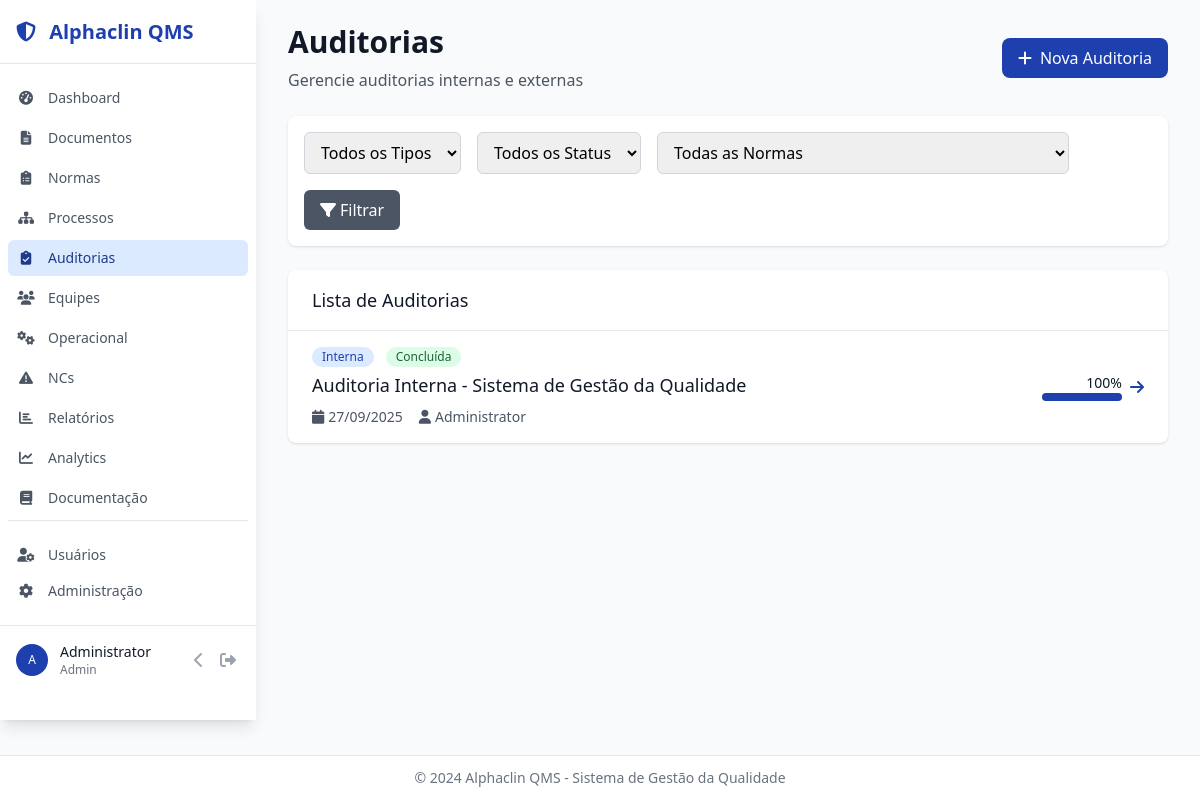
/audits/ (signed in), run on an earlier commit of the app's database.
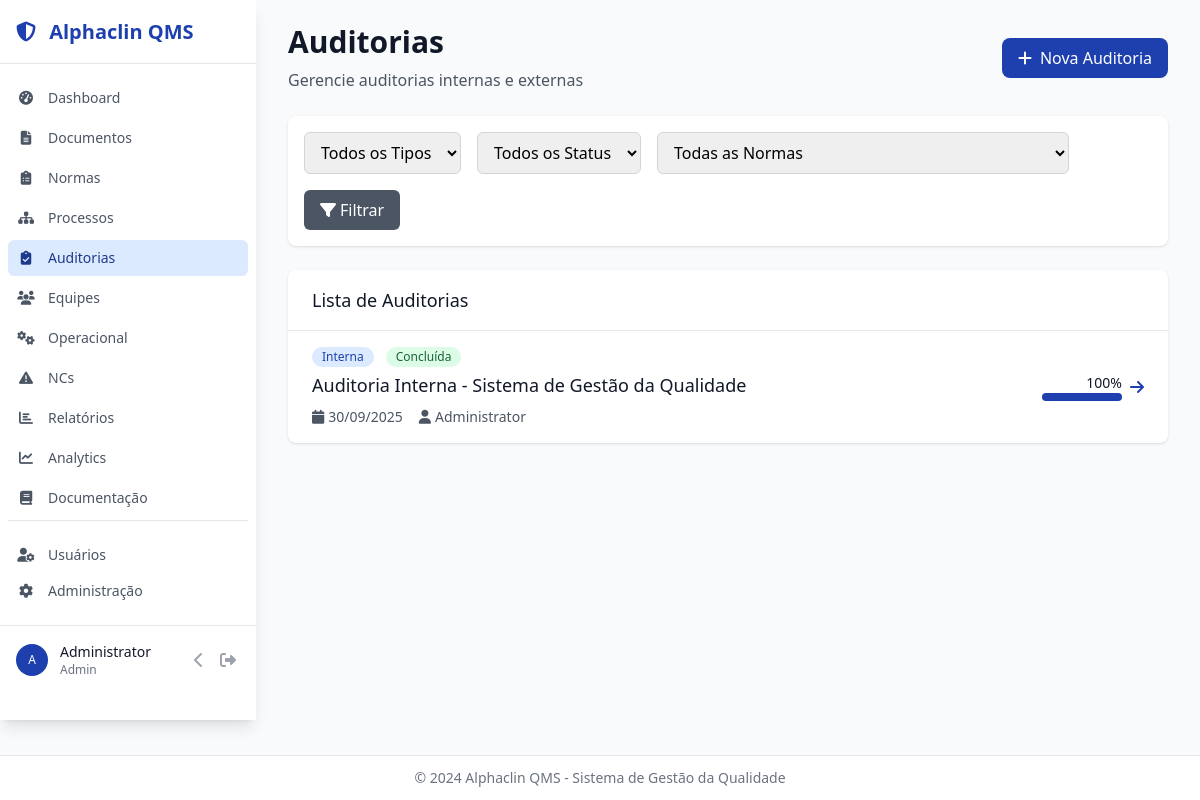
And on a later commit of the database.
### models.py (models this page shows)
class Audit(db.Model):
    __tablename__ = 'audits'
    id = db.Column(db.Integer, primary_key=True)
    title = db.Column(db.String(255), nullable=False)
    audit_type = db.Column(db.Enum(AuditType), nullable=False)
    norm_id = db.Column(db.Integer, db.ForeignKey('norms.id'))
    __table_args__ = (
        db.Index('idx_audits_status', 'status'),
        db.Index('idx_audits_type', 'audit_type'),
        db.Index('idx_audits_norm', 'norm_id'),
        db.Index('idx_audits_assigned_auditor', 'assigned_auditor_id'),
        db.Index('idx_audits_responsible', 'responsible_id'),
        db.Index('idx_audits_planned_date', 'planned_date'),
        db.Index('idx_audits_actual_date', 'actual_date'),
    )
    location = db.Column(db.String(255))
    planned_date = db.Column(db.Date)
    actual_date = db.Column(db.Date)
    assigned_auditor_id = db.Column(db.Integer, db.ForeignKey('users.id'))
    responsible_id = db.Column(db.Integer, db.ForeignKey('users.id'))
    status = db.Column(db.String(50), default='planned')  # planned, in_progress, completed, cancelled
    progress_percentage = db.Column(db.Integer, default=0)
    objectives = db.Column(db.Text)
    scope = db.Column(db.Text)
    findings = db.Column(db.Text)
    conclusion = db.Column(db.Text)
    created_at = db.Column(db.DateTime, default=datetime.utcnow)
    updated_at = db.Column(db.DateTime, default=datetime.utcnow, onupdate=datetime.utcnow)
    norm = db.relationship('Norm', backref='audits')
    responsible = db.relationship('User', foreign_keys=[responsible_id])

class User(UserMixin, db.Model):
    __tablename__ = 'users'
    id = db.Column(db.Integer, primary_key=True)
    username = db.Column(db.String(80), unique=True, nullable=False)
    email = db.Column(db.String(120), unique=True, nullable=False)
    password_hash = db.Column(db.String(255), nullable=False)
    full_name = db.Column(db.String(255), nullable=False)
    role = db.Column(db.Enum(UserRole), default=UserRole.USER, nullable=False)
    is_active = db.Column(db.Boolean, default=True, nullable=False)
    created_at = db.Column(db.DateTime, default=datetime.utcnow)
    last_login = db.Column(db.DateTime)
    __table_args__ = (
        db.Index('idx_users_role', 'role'),
        db.Index('idx_users_active', 'is_active'),
        db.Index('idx_users_last_login', 'last_login'),
        db.Index('idx_users_email', 'email'),
    )
    created_documents = db.relationship('Document', foreign_keys='Document.created_by_id', backref='creator', lazy='dynamic')
    assigned_audits = db.relationship('Audit', foreign_keys='Audit.assigned_auditor_id', backref='assigned_auditor', lazy='dynamic')

### blueprints/audits.py (the view)
@audits_bp.route('/')
@login_required
def index():
    audit_type = request.args.get('type')
    status = request.args.get('status')
    norm_id = request.args.get('norm_id')
    query = Audit.query
    if audit_type:
        query = query.filter_by(audit_type=AuditType(audit_type))
    if status:
        query = query.filter_by(status=status)
    if norm_id:
        query = query.filter_by(norm_id=norm_id)
    audits = query.order_by(Audit.created_at.desc()).all()
    norms = Norm.query.filter_by(is_active=True).all()
    return render_template('audits/index.html', audits=audits, norms=norms)

### templates/audits/index.html (shortened to what the changed rows need)
{% extends "base.html" %}
{% block content %}
<div class="space-y-6">
    <div class="flex justify-between items-center">
        <div>
            <h1 class="text-3xl font-bold text-gray-900">Auditorias</h1>
        </div>
    </div>
    <div class="bg-white shadow rounded-lg">
        <div class="divide-y divide-gray-200">
            {% for audit in audits %}
            <div class="px-6 py-4 hover:bg-gray-50">
                <div class="flex items-center justify-between">
                    <div class="flex-1">
                        <div class="flex items-center space-x-3">
                            <span class="inline-flex items-center px-2.5 py-0.5 rounded-full text-xs font-medium
                                {% if audit.audit_type.value == 'internal' %}bg-blue-100 text-blue-800
                                {% else %}bg-purple-100 text-purple-800{% endif %}">
                                {% if audit.audit_type.value == 'internal' %}Interna{% else %}Externa{% endif %}
                            </span>
                            <span class="inline-flex items-center px-2.5 py-0.5 rounded-full text-xs font-medium
                                {% if audit.status == 'completed' %}bg-green-100 text-green-800
                                {% elif audit.status == 'in_progress' %}bg-yellow-100 text-yellow-800
                                {% else %}bg-gray-100 text-gray-800{% endif %}">
                                {% if audit.status == 'planned' %}Planejada
                                {% elif audit.status == 'in_progress' %}Em Andamento
                                {% elif audit.status == 'completed' %}Concluída
                                {% else %}{{ audit.status|title }}{% endif %}
                            </span>
                        </div>
                        <h4 class="text-lg font-medium text-gray-900 mt-1">{{ audit.title }}</h4>
                        <div class="mt-2 flex items-center space-x-4 text-sm text-gray-600">
                            {% if audit.planned_date %}
                            <span><i class="fas fa-calendar mr-1"></i>{{ audit.planned_date.strftime('%d/%m/%Y') }}</span>
                            {% endif %}
                            {% if audit.assigned_auditor %}
                            <span><i class="fas fa-user mr-1"></i>{{ audit.assigned_auditor.full_name }}</span>
                            {% endif %}
                        </div>
                    </div>
                    <div class="flex items-center space-x-2">
                        <div class="text-right">
                            <div class="text-sm font-medium text-gray-900">{{ audit.progress_percentage }}%</div>
                            <div class="w-20 bg-gray-200 rounded-full h-2">
                                <div class="bg-alphaclin-blue h-2 rounded-full" style="width: {{ audit.progress_percentage }}%"></div>
                            </div>
                        </div>
                        <a href="{{ url_for('audits.view', id=audit.id) }}" class="text-alphaclin-blue hover:text-alphaclin-dark">
                            <i class="fas fa-arrow-right"></i>
                        </a>
                    </div>
                </div>
            </div>
            {% endfor %}
        </div>
    </div>
</div>
{% endblock %}

What changed in the data, as far as the page shows it:
changed Audit "Auditoria Interna - Sistema de Gestão da Qualidade": planned_date "27/09/2025" → "30/09/2025"
